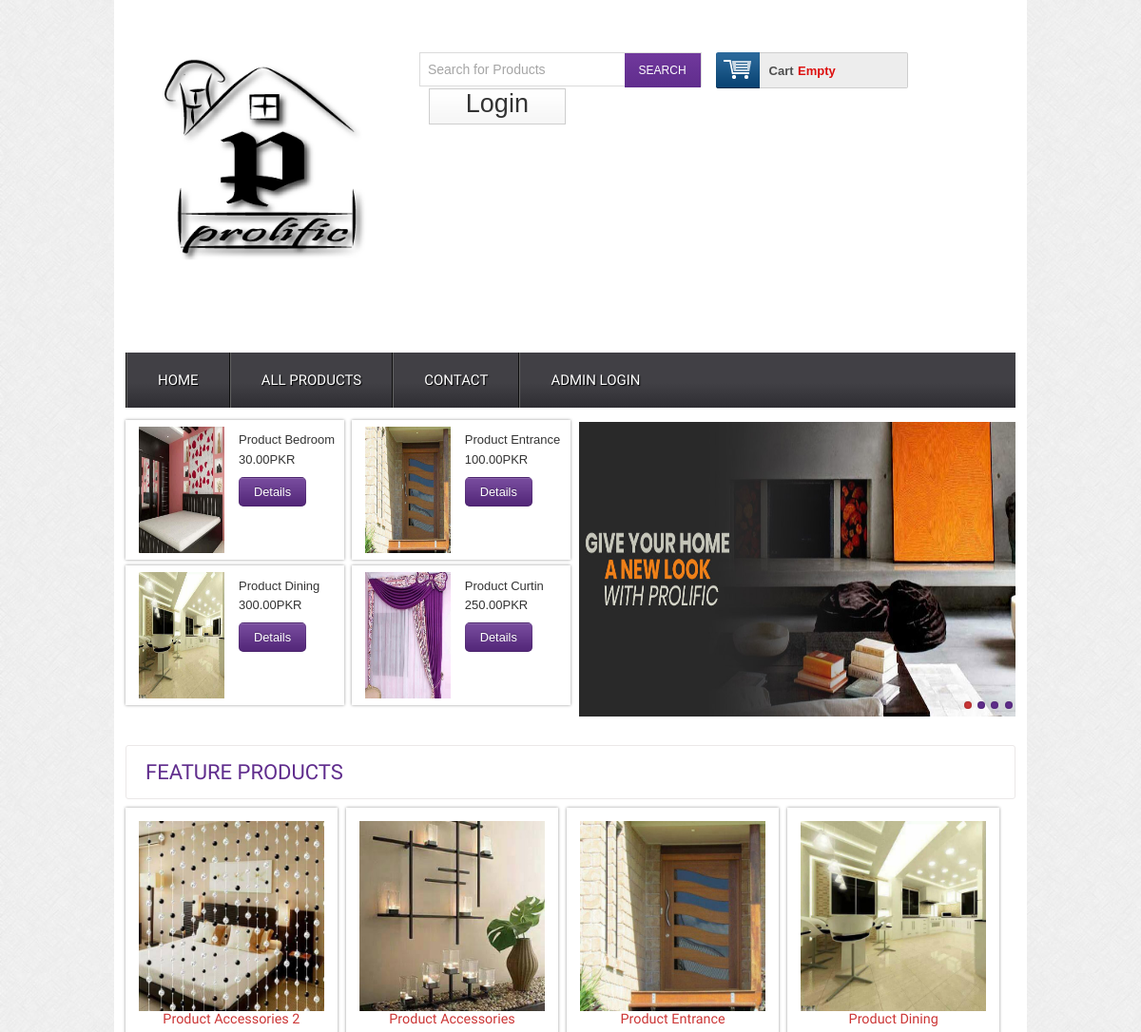
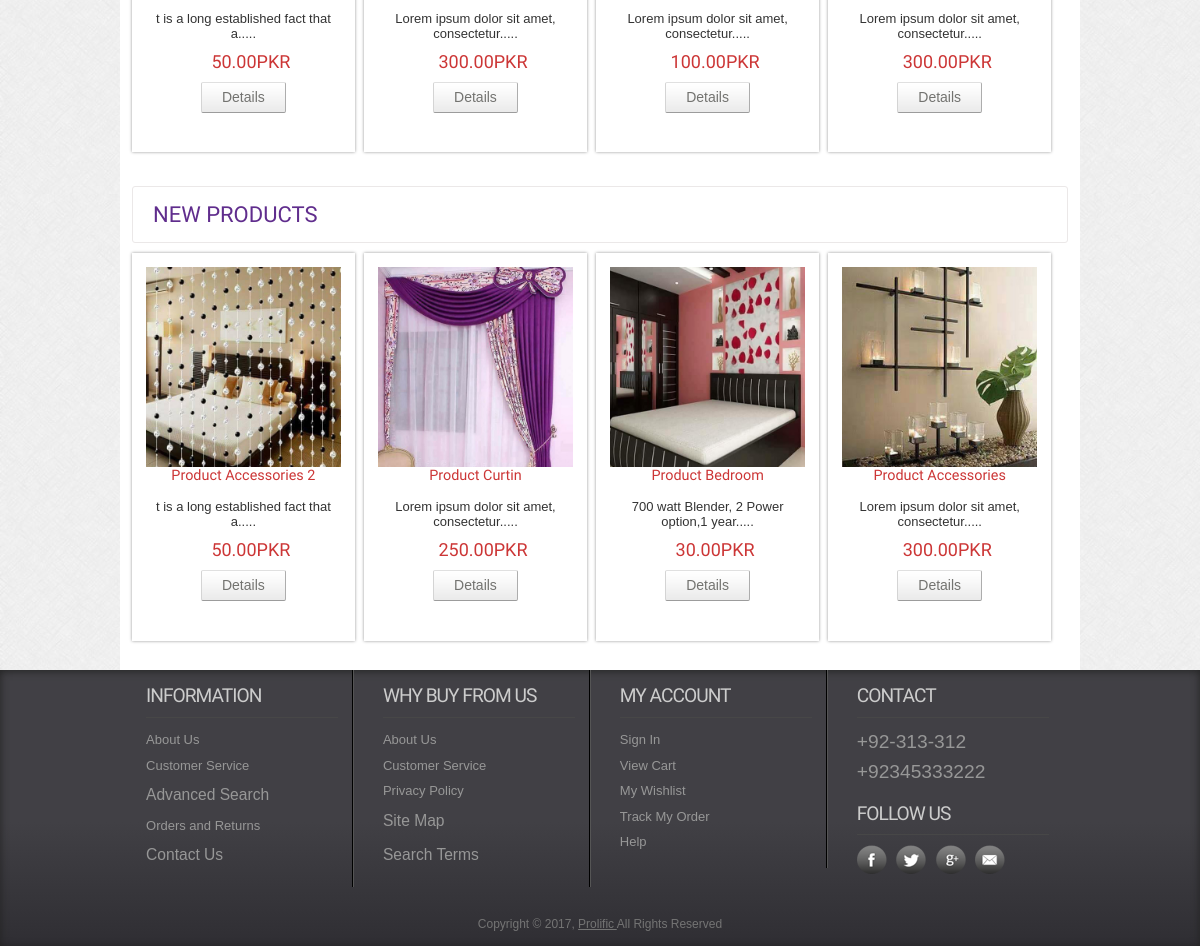
The page / on the database its author committed (2 pictures, top to bottom).
### tables this page shows
CREATE TABLE `tbl_product` (
  `productId` int(11) NOT NULL,
  `productName` varchar(255) NOT NULL,
  `catId` int(11) NOT NULL,
  `brandId` int(11) NOT NULL,
  `body` text NOT NULL,
  `price` float(10,2) NOT NULL,
  `image` varchar(255) NOT NULL,
  `type` tinyint(4) NOT NULL DEFAULT '0'
);

### lib/Database.php (called while the page is built, shortened)
<?php
Class Database{
 public $host   = DB_HOST;
 public $user   = DB_USER;
 public $pass   = DB_PASS;
 public $dbname = DB_NAME;
 public $link;
private function connectDB(){
	 $this->link = new mysqli($this->host, $this->user, $this->pass,  $this->dbname);
 }
public function select($query){
	$result = $this->link->query($query) or
        die($this->link->error.__LINE__);
	  if($result->num_rows > 0){
		return $result;
	  } else {
		return false;
  }
 }
}
?>

### classes/Product.php (called while the page is built, shortened)
<?php
    $filepath = realpath(dirname(__FILE__));
    include_once ($filepath.'/../lib/Database.php');
	include_once ($filepath.'/../helpers/Format.php');
?>
<?php
class Product{
    private $db;
    public function __construct(){
            $this->db = new Database();
    }
    public function getFeaturedProduct(){
        $query = "SELECT * FROM tbl_product WHERE type = '0' ORDER BY productId DESC LIMIT 4";
        $result = $this->db->select($query);
        return $result;
    }
    public function getNewProductLimit(){
        $query = "SELECT * FROM tbl_product  ORDER BY productId DESC LIMIT 4";
        $result = $this->db->select($query);
        return $result;
    }
    public function latestFromIphone(){
        $query = "SELECT * FROM tbl_product  WHERE brandId = '4' ORDER BY productId DESC LIMIT 1";
        $result = $this->db->select($query);
        return $result;
    }
    public function latestFromSansung(){
        $query = "SELECT * FROM tbl_product  WHERE brandId = '2' ORDER BY productId DESC LIMIT 1";
        $result = $this->db->select($query);
        return $result;
    }
    public function latestFromAcer(){
        $query = "SELECT * FROM tbl_product  WHERE brandId = '1' ORDER BY productId DESC LIMIT 1";
        $result = $this->db->select($query);
        return $result;
    }
    public function latestFromCanon(){
        $query = "SELECT * FROM tbl_product  WHERE brandId = '3' ORDER BY productId DESC LIMIT 1";
        $result = $this->db->select($query);
        return $result;
    }
}
?>

### helpers/Format.php (called while the page is built, shortened)
<?php
class Format{
	 public function textShorten($text, $limit = 400){
	  $text = $text. " ";
	  $text = substr($text, 0, $limit);
	  $text = substr($text, 0, strrpos($text, ' '));
	  $text = $text.".....";
	  return $text;
	 }
}
?>

### index.php (the view, shortened to what this page needs)
<?php
    include ('inc/header.php');
    include ('inc/slider.php');
?>
 <div class="main">
    <div class="content">
    	<div class="content_top">
    		<div class="heading">
    		<h3>Feature Products</h3>
    		</div>
    	</div>
	      <div class="section group">
               <?php
                    $getFpro = $pd->getFeaturedProduct();
                    if($getFpro){
                        while ($result = $getFpro->fetch_assoc()){
               ?>
                  <div class="grid_1_of_4 images_1_of_4">
                             <a href="details.php?proid=<?php echo $result['productId'];?>"><img src="admin/<?php echo $result['image'];?>" alt="" /></a>
                             <h2><?php echo $result['productName'];?> </h2>
                             <p><?php echo $fm->textshorten($result['body'], 50) ;?></p>
                             <p><span class="price"><?php echo $result['price'];?>PKR</span></p>
                         <div class="button"><span><a href="details.php?proid=<?php echo $result['productId'];?>" class="details">Details</a></span></div>
                   </div>
                <?php }}?>
            </div>
            <div class="content_bottom">
    		<div class="heading">
    		<h3>New Products</h3>
            </div>
            </div>
                <div class="section group">
                <?php
                    $getNewPro = $pd->getNewProductLimit();
                    if($getNewPro){
                        while ($result = $getNewPro->fetch_assoc()){
                ?>
                    <div class="grid_1_of_4 images_1_of_4">
                             <a href="details.php?proid=<?php echo $result['productId'];?>"><img src="admin/<?php echo $result['image'];?>" alt="" /></a>
                             <h2><?php echo $result['productName'];?> </h2>
                             <p><?php echo $fm->textshorten($result['body'], 50) ;?></p>
                             <p><span class="price"><?php echo $result['price'];?>PKR</span></p>
                         <div class="button"><span><a href="details.php?proid=<?php echo $result['productId'];?>" class="details">Details</a></span></div>
                    </div>
                <?php }}?>
                </div>
    </div>
 </div>
</div>
<?php
    include ('inc/footer.php');
?>

### inc/slider.php (shortened to what this page needs)
<div class="header_bottom">
        <div class="header_bottom_left">
                <div class="section group">
                <?php
                    $getIphone = $pd->latestFromIphone();
                    if ($getIphone){
                        while ($result = $getIphone->fetch_assoc()){
                ?>
                    <div class="listview_1_of_2 images_1_of_2">
                            <div class="listimg listimg_2_of_1">
                                <a href="details.php?proid=<?php echo $result['productId'];?>"> <img src="admin/<?php echo $result['image'];?>" alt="" /></a>
                            </div>
                        <div class="text list_2_of_1">
                            <p><?php echo $result['productName'];?></p>
                            <p><?php echo $result['price'];?>PKR</p>
                            <div class="button"><span><a href="details.php?proid=<?php echo $result['productId'];?>">
                            Details</a></span></div>
                       </div>
                    </div>
                    <?php } } ?>
                    <div class="listview_1_of_2 images_1_of_2">
                    <?php
                        $getSamsung = $pd->latestFromSansung();
                        if ($getSamsung){
                            while ($result = $getSamsung->fetch_assoc()){
                    ?>
                        <div class="listimg listimg_2_of_1">
                            <a href="details.php?proid=<?php echo $result['productId'];?>"> <img src="admin/<?php echo $result['image'];?>" alt="" /></a>
                        </div>
                        <div class="text list_2_of_1">
                            <p><?php echo $result['productName'];?></p>
                            <p><?php echo $result['price'];?>PKR</p>
                            <div class="button"><span><a href="details.php?proid=<?php echo $result['productId'];?>">
                            Details</a></span></div>
                       </div>
                    </div>
                    <?php } } ?>
                </div>
                <div class="section group">
                    <?php
                        $getAcer = $pd->latestFromAcer();
                        if ($getAcer){
                            while ($result = $getAcer->fetch_assoc()){
                    ?>
                    <div class="listview_1_of_2 images_1_of_2">
                        <div class="listimg listimg_2_of_1">
                            <a href="details.php?proid=<?php echo $result['productId'];?>"> <img src="admin/<?php echo $result['image'];?>" alt="" /></a>
                        </div>
                        <div class="text list_2_of_1">
                            <p><?php echo $result['productName'];?></p>
                            <p><?php echo $result['price'];?>PKR</p>
                            <div class="button"><span><a href="details.php?proid=<?php echo $result['productId'];?>">
                            Details</a></span></div>
                       </div>
                    </div>
                    <?php } } ?>
                    <div class="listview_1_of_2 images_1_of_2">
                    <?php
                        $getCanon = $pd->latestFromCanon();
                        if ($getCanon){
                            while ($result = $getCanon->fetch_assoc()){
                    ?>
                        <div class="listimg listimg_2_of_1">
                            <a href="details.php?proid=<?php echo $result['productId'];?>"> <img src="admin/<?php echo $result['image'];?>" alt="" /></a>
                        </div>
                        <div class="text list_2_of_1">
                            <p><?php echo $result['productName'];?></p>
                            <p><?php echo $result['price'];?>PKR</p>
                            <div class="button"><span><a href="details.php?proid=<?php echo $result['productId'];?>">
                            Details</a></span></div>
                       </div>
                    </div>
                    <?php } } ?>
                    </div>
        </div>
        <div class="header_bottom_right_images">
       <section class="slider">
            <div class="flexslider">
                <ul class="slides">
                    <li><img src="images/1.jpg" alt=""/></li>
                </ul>
            </div>
      </section>
    </div>
</div>

### css/style.css (style rules this page uses)
html,body,div,span,applet,object,iframe,h1,h2,h3,h4,h5,h6,p,blockquote,pre,a,abbr,acronym,address,big,cite,code,del,dfn,em,img,ins,kbd,q,s,samp,small,strike,strong,sub,sup,tt,var,b,u,i,dl,dt,dd,ol,nav ul,nav li,fieldset,form,label,legend,table,caption,tbody,tfoot,thead,tr,th,td,article,aside,canvas,details,embed,figure,figcaption,footer,header,hgroup,menu,nav,output,ruby,section,summary,time,mark,audio,video { margin:0;padding:0;border:0;font-size:100%;font:inherit;vertical-align:baseline; }
article, aside, details, figcaption, figure,footer, header, hgroup, menu, nav, section { display: block; }
ol,ul { list-style:none;margin:0;padding:0; }
a { text-decoration:none; }
img { max-width:100%; }
body { font-family:Arial, Helvetica, sans-serif; background:url(../images/body_bg3.jpg); }
.header_bottom { margin-bottom:10px; }
.header_bottom_left { float:left; width:50%; padding-top:6px; }
.section { clear: both; padding: 0px; margin: 0px; }
.group:before, .group:after { content:""; display:table; }
.group:after { clear:both; }
.group { zoom:1; }
.listview_1_of_2 { display: block; float:left; margin: 1.4% 0 0% 1.6%; box-shadow: 0px 0px 3px rgb(150, 150, 150); }
.listimg { text-align:center; float:left; }
.text { display: block; float:left; margin: 2% 0 0% 3.6%; }
.listview_1_of_2:first-child { margin-left: 0; }
.images_1_of_2 { width: 46.2%; padding:1.5%; }
.listimg_2_of_1 { width: 48.2%; }
.list_2_of_1 { width: 48.2%; }
.images_1_of_2 img { height: 133px; width: 90px; }
.list_2_of_1 p { font-size:0.8125em; color: #333; line-height: 1.6em; font-family : verdana, arial, helvetica, helve, sans-serif; padding:0; }
.list_2_of_1 .button { line-height:1.9em; margin-top:0.5em; }
.list_2_of_1 .button a { padding:7px 15px; font-size:0.8em; font-family: Arial, "Helvetica Neue", "Helvetica", Tahoma, Verdana, sans-serif; border: 1px solid rgba(0,0,0,0.1); background:#602D8D url(../images/large-button-overlay.png); color : #fff; text-shadow:0 -1px 1px rgba(0, 0, 0, 0.25); -moz-border-radius:5px; -webkit-border-radius:5px; border-radius:5px; }
.header_bottom_right_images { float:left; width:49%; margin-left:1%; padding-top: 15px; }
.content { padding:20px 0; background:#FFF; }
.content h2 { font-size:23px; color:#6C6C6C; font-family: 'Monda', sans-serif; }
.content_top { padding:15px 20px; border:1px solid #EBE8E8; border-radius:3px; }
.content_bottom { padding:15px 20px; border:1px solid #EBE8E8; border-radius:3px; margin-top:2.6%; }
.heading { float:left; margin-right:10%; }
.heading h3 { font-family: 'Monda', sans-serif; font-size:22px; color:#602D8D; text-transform:uppercase; }
.grid_1_of_4 { display: block; float:left; margin: 1% 0 1% 1%; box-shadow: 0px 0px 3px rgb(150, 150, 150); }
.grid_1_of_4:first-child { margin-left: 0; }
.images_1_of_4 { height: 360px; padding: 1.5%; position: relative; text-align: center; width: 20.8%; }
.images_1_of_4 img { height:200px; max-width:100%; }
.images_1_of_4 h2 { color: #CC3636; font-family: 'Monda', sans-serif; font-size:0.9em; font-weight : normal; }
.images_1_of_4 p { font-size:0.8125em; padding:0.4em 0; color: #333; }
.images_1_of_4 p span.price { font-size:18px; font-family: 'Monda', sans-serif; color: #CC3636; margin-left:15px; }
.images_1_of_4 .button { float: left; line-height: 1.9em; margin-top: 0.3em; width: 100%; }
.images_1_of_4 .button a { padding:7px 20px; font-size:0.8em; }
.images_1_of_4 .button a { font-family: "Trebuchet MS",Arial,Helvetica,sans-serif; font-size: 14px; line-height: 15px; text-transform: none; color: #737370; text-decoration: none!important; background: url(../images/button-bg.png) repeat-x 0 0 #E8E8E8; display: inline-block; border-left: 1px solid #D4D4D4!important; border-right: 1px solid #ADADAD!important; border-top: 1px solid #E0E0E0!important; border-bottom: 1px solid #9C9C9C!important; cursor: pointer!important; margin: 0 2px; border-radius: 2px; -moz-border-radius: 2px; -webkit-border-radius: 2px; -webkit-transition: all 0.5s ease; -moz-transition: all 0.5s ease; -o-transition: all 0.5s ease; transition: all 0.5s ease; }

### rows shown on the page
tbl_product: image (picture), productName "Product Bedroom", price "30.00", body "700 watt Blender, 2 Power option,1 year....."
tbl_product: image (picture), productName "Product Entrance", price "100.00", body "Lorem ipsum dolor sit amet, consectetur....."
tbl_product: image (picture), productName "Product Dining", price "300.00", body "Lorem ipsum dolor sit amet, consectetur....."
tbl_product: image (picture), productName "Product Curtin", price "250.00", body "Lorem ipsum dolor sit amet, consectetur....."
tbl_product: image (picture), productName "Product Accessories 2", body "t is a long established fact that a.....", price "50.00"
tbl_product: image (picture), productName "Product Accessories", body "Lorem ipsum dolor sit amet, consectetur.....", price "300.00"
